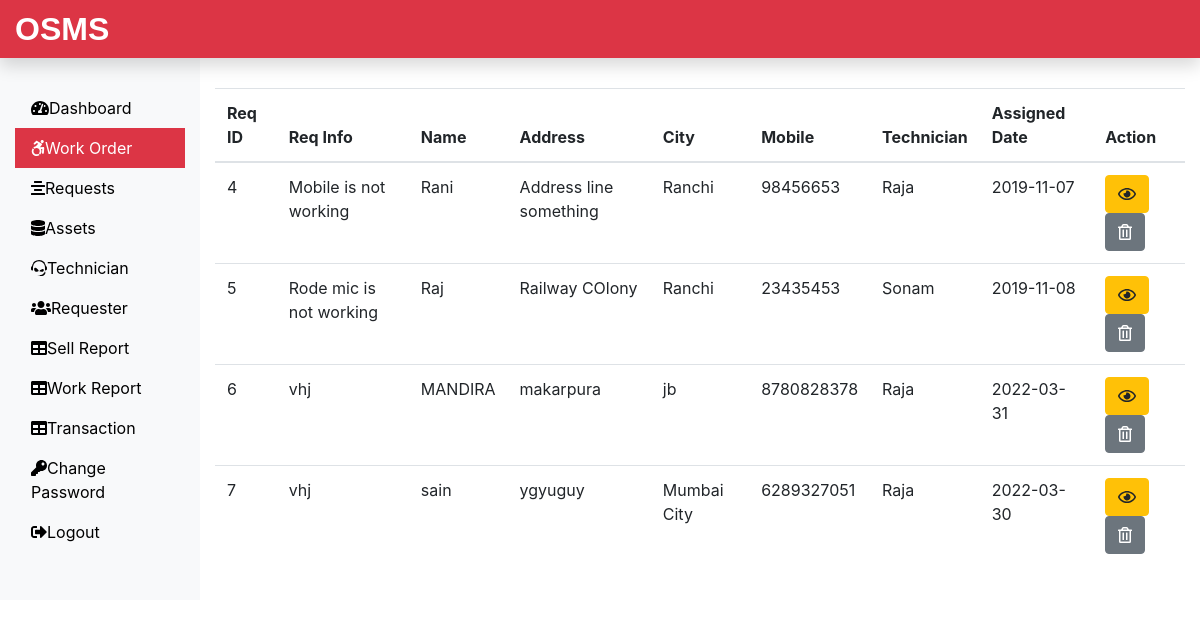
Page /Admin/work.php (signed in) on the committed database.
### tables this page shows
CREATE TABLE `assignwork_tb` (
  `rno` int(11) NOT NULL,
  `request_id` int(11) NOT NULL,
  `request_info` text NOT NULL,
  `request_desc` text NOT NULL,
  `requester_name` varchar(60) NOT NULL,
  `requester_add1` text NOT NULL,
  `requester_add2` text NOT NULL,
  `requester_city` varchar(60) NOT NULL,
  `requester_state` varchar(60) NOT NULL,
  `requester_zip` int(11) NOT NULL,
  `requester_email` varchar(60) NOT NULL,
  `requester_mobile` bigint(20) NOT NULL,
  `assign_tech` varchar(60) NOT NULL,
  `assign_date` date NOT NULL,
  `time` varchar(20) NOT NULL,
  `status` varchar(30) NOT NULL,
  `price` int(11) NOT NULL,
  `Payment` varchar(20) NOT NULL DEFAULT 'Remain'
);

### Admin/work.php (the view, shortened to what this page needs)
<?php
include('includes/header.php');
include('../dbConnection.php');
?>
<div class="col-sm-9 col-md-10 mt-5">
 <?php
  $sql = "SELECT * FROM assignwork_tb";
  $result = $conn->query($sql);
  if($result->num_rows > 0) {
   echo '<table class="table">';
    echo '<thead>';
     echo '<tr>';
      echo '<th scope="col">Req ID</th>';
      echo '<th scope="col">Req Info</th>';
      echo '<th scope="col">Name</th>';
      echo '<th scope="col">Address</th>';
      echo '<th scope="col">City</th>';
      echo '<th scope="col">Mobile</th>';
      echo '<th scope="col">Technician</th>';
      echo '<th scope="col">Assigned Date</th>';
      echo '<th scope="col">Action</th>';
     echo '</tr>';
    echo '</thead>';
    echo '<tbody>';
     while ($row = $result->fetch_assoc()){
      echo '<tr>';
       echo '<td>'.$row['request_id'].'</td>';
       echo '<td>'.$row['request_info'].'</td>';
       echo '<td>'.$row['requester_name'].'</td>';
       echo '<td>'.$row['requester_add2'].'</td>';
       echo '<td>'.$row['requester_city'].'</td>';
       echo '<td>'.$row['requester_mobile'].'</td>';
       echo '<td>'.$row['assign_tech'].'</td>';
       echo '<td>'.$row['assign_date'].'</td>';
       echo '<td>';
        echo '<form action="viewassignwork.php" method="POST" class="d-inline mr-2">';
         echo '<input type="hidden" name="id" value='.$row['request_id'].'><button class="btn btn-warning" name="view" value="View" type="submit"><i class="far fa-eye"></i></button>';
        echo '</form>';
        echo '<form action="" method="POST" class="d-inline">';
        echo '<input type="hidden" name="id" value='.$row['request_id'].'><button class="btn btn-secondary" name="delete" value="Delete" type="submit"><i class="far fa-trash-alt"></i></button>';
       echo '</form>';
       echo '</td>';
      echo '</tr>';
     }
    echo '</tbody>';
   echo '</table>';
  } else{
   echo '0 Result';
  }
 ?>
</div>
<?php include('includes/footer.php')?>

### rows in the picture
assignwork_tb: request "4", request_info "Mobile is not working", requester_name "Rani", requester_add2 "Address line something", requester_city "Ranchi", requester_mobile "98456653", assign_tech "Raja", assign_date "2019-11-07"
assignwork_tb: request "5", request_info "Rode mic is not working", requester_name "Raj", requester_add2 "Railway COlony", requester_city "Ranchi", requester_mobile "23435453", assign_tech "Sonam", assign_date "2019-11-08"
assignwork_tb: request "6", request_info "vhj", requester_name "MANDIRA", requester_add2 "makarpura", requester_city "jb", requester_mobile "8780828378", assign_tech "Raja", assign_date "2022-03-31"
assignwork_tb: request "7", request_info "vhj", requester_name "sain", requester_add2 "ygyuguy", requester_city "Mumbai City", requester_mobile "6289327051", assign_tech "Raja", assign_date "2022-03-30"
